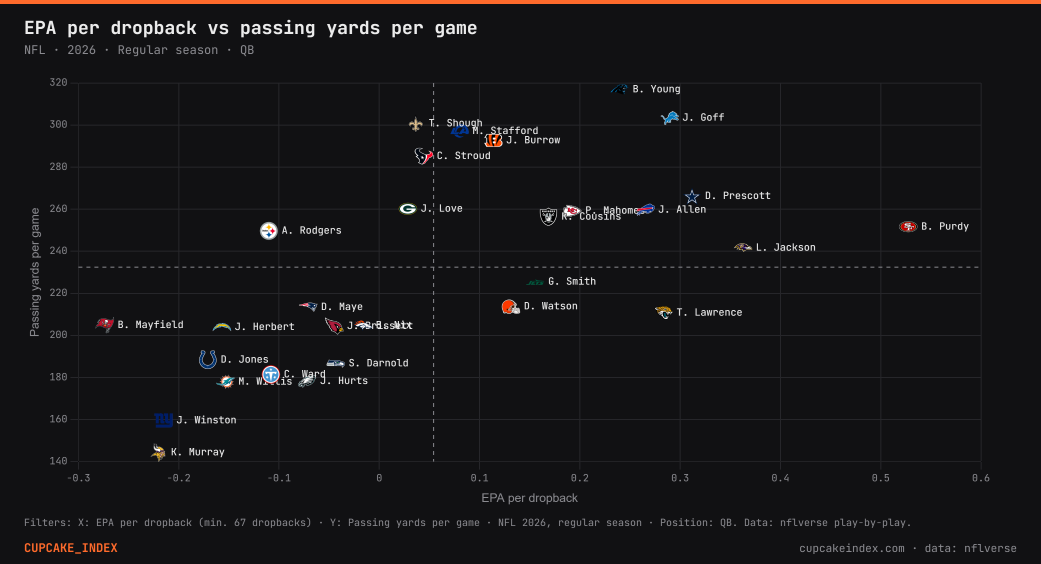
#> input picture data/threads/2026-10-06-new-features/1_qb_scatter.png, 3123 x 1692 px (shown at 1/3 size)
$ python -i flare_card.py   (imports and definitions only)
#> lines starting #> are read from the running program, lines starting #| are printed output that depends on the picture
"""The stat card's "broadcast" look (Terry picked it 2026-10-21): team-color backdrop with light rays and speed
stripes, the player (or team logo) big on the left over a giant faded number and a ribbon, and a glass panel on
the right with the headline number and the top 5 (headshots, rank badges, team-color bars).

obscure.card() draws every stat card with this. The theme only picks the accent color.
"""
import math
import os

from PIL import Image, ImageChops, ImageDraw, ImageFilter, ImageFont

import render as R
from render import hex_rgb, short

W, H = 1600, 900
FONTS = os.path.join(os.path.dirname(os.path.abspath(__file__)), "fonts")
_fonts = {}


# [12 lines left out: function _font, not called in this run]


def COND(s):
    return _font("BarlowCondensed-Bold.ttf", s)


def INTER(s, w=500):
    return _font("Inter.ttf", s, w)


class DR:
    """ImageDraw that blends see-through colors (Pillow overwrites alpha when drawing straight onto RGBA)."""
    def __init__(self, img):
        self.img = img

    # [9 lines left out: function __getattr__, not called in this run]


def mix(a, b, t):
    return tuple(round(x + (y - x) * t) for x, y in zip(a, b))


# [27 lines left out: functions lift, linear, radial_mask, not called in this run]


def grain(img, strength=0.3):
    n = Image.effect_noise(img.size, 64).convert("L").point(lambda v: 128 + (v - 128) // 4).convert("RGBA")
    return Image.blend(img, ImageChops.overlay(img, n), strength).convert("RGBA")


# [276 lines left out: functions shadow, text_layer, grad_text, rounded, circle, fade_bottom and 3 more, not called in this run]

>>> from PIL import Image
>>> picture = Image.open('../../data/threads/2026-10-06-new-features/1_qb_scatter.png')
#> picture is the input picture: PIL image 3123x1692 RGBA; mean R, G, B, A 22.8, 21.5, 23.1, 255
>>> result = grain(picture)
#> in grain, `n = Image.effect_noise(img.size, 64).convert("L").point(lambda v: 128 ..`:
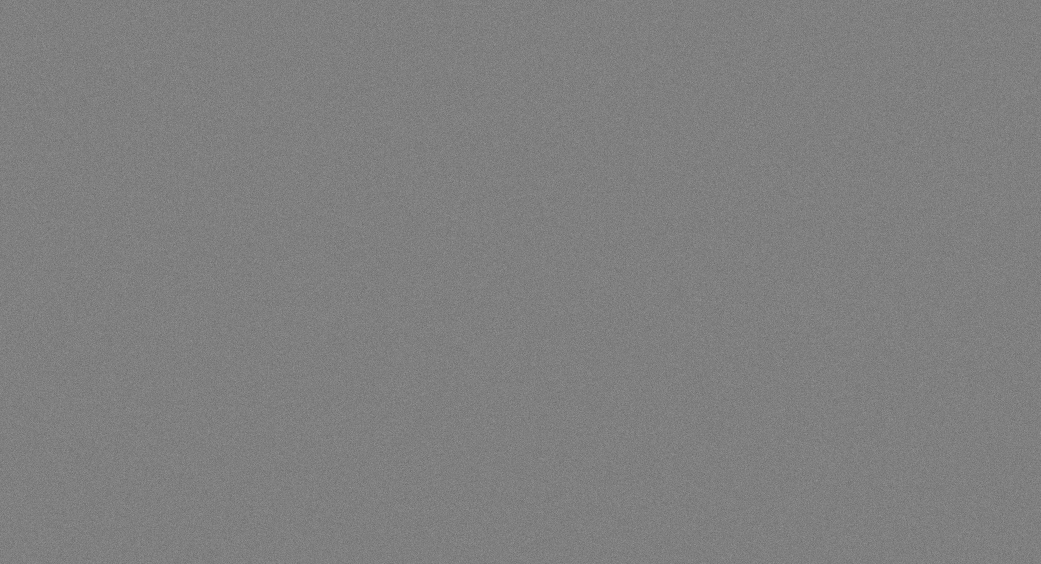
#> n: PIL image 3123x1692 RGBA (shown at 1/3 size); mean R, G, B, A 127.5, 127.5, 127.5, 255
